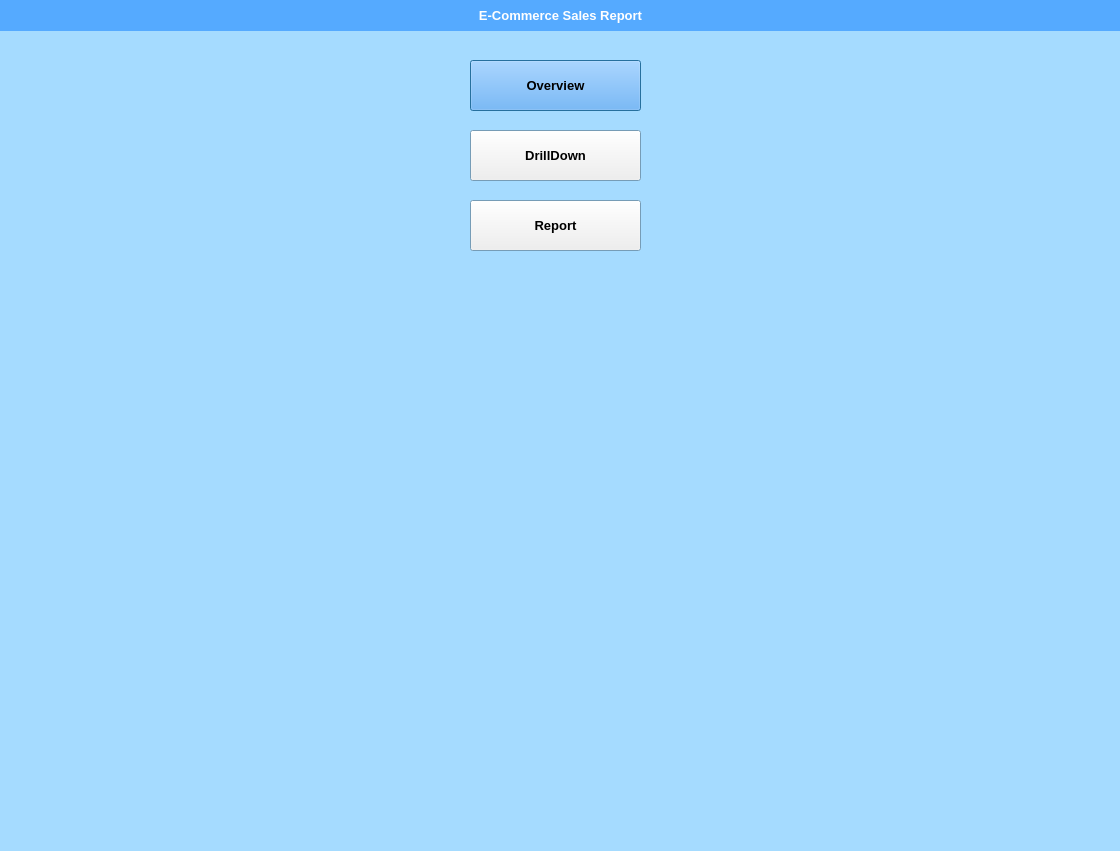
<?xml version="1.0" encoding="UTF-8"?>
<ui version="4.0">
 <class>Dialog</class>
 <widget class="QDialog" name="Dialog">
  <property name="geometry">
   <rect>
    <x>0</x>
    <y>0</y>
    <width>1120</width>
    <height>851</height>
   </rect>
  </property>
  <property name="palette">
   <palette>
    <active>
     <colorrole role="Base">
      <brush brushstyle="SolidPattern">
       <color alpha="255">
        <red>255</red>
        <green>255</green>
        <blue>255</blue>
       </color>
      </brush>
     </colorrole>
     <colorrole role="Window">
      <brush brushstyle="SolidPattern">
       <color alpha="255">
        <red>165</red>
        <green>219</green>
        <blue>255</blue>
       </color>
      </brush>
     </colorrole>
    </active>
    <inactive>
     <colorrole role="Base">
      <brush brushstyle="SolidPattern">
       <color alpha="255">
        <red>255</red>
        <green>255</green>
        <blue>255</blue>
       </color>
      </brush>
     </colorrole>
     <colorrole role="Window">
      <brush brushstyle="SolidPattern">
       <color alpha="255">
        <red>165</red>
        <green>219</green>
        <blue>255</blue>
       </color>
      </brush>
     </colorrole>
    </inactive>
    <disabled>
     <colorrole role="Base">
      <brush brushstyle="SolidPattern">
       <color alpha="255">
        <red>165</red>
        <green>219</green>
        <blue>255</blue>
       </color>
      </brush>
     </colorrole>
     <colorrole role="Window">
      <brush brushstyle="SolidPattern">
       <color alpha="255">
        <red>165</red>
        <green>219</green>
        <blue>255</blue>
       </color>
      </brush>
     </colorrole>
    </disabled>
   </palette>
  </property>
  <property name="windowTitle">
   <string>Dialog</string>
  </property>
  <widget class="QPushButton" name="pushButton">
   <property name="geometry">
    <rect>
     <x>470</x>
     <y>60</y>
     <width>171</width>
     <height>51</height>
    </rect>
   </property>
   <property name="palette">
    <palette>
     <active>
      <colorrole role="Button">
       <brush brushstyle="SolidPattern">
        <color alpha="255">
         <red>99</red>
         <green>219</green>
         <blue>255</blue>
        </color>
       </brush>
      </colorrole>
      <colorrole role="Base">
       <brush brushstyle="SolidPattern">
        <color alpha="255">
         <red>255</red>
         <green>255</green>
         <blue>255</blue>
        </color>
       </brush>
      </colorrole>
      <colorrole role="AlternateBase">
       <brush brushstyle="SolidPattern">
        <color alpha="255">
         <red>85</red>
         <green>170</green>
         <blue>255</blue>
        </color>
       </brush>
      </colorrole>
     </active>
     <inactive>
      <colorrole role="Button">
       <brush brushstyle="SolidPattern">
        <color alpha="255">
         <red>85</red>
         <green>170</green>
         <blue>255</blue>
        </color>
       </brush>
      </colorrole>
      <colorrole role="Base">
       <brush brushstyle="SolidPattern">
        <color alpha="255">
         <red>255</red>
         <green>255</green>
         <blue>255</blue>
        </color>
       </brush>
      </colorrole>
      <colorrole role="AlternateBase">
       <brush brushstyle="SolidPattern">
        <color alpha="255">
         <red>85</red>
         <green>170</green>
         <blue>255</blue>
        </color>
       </brush>
      </colorrole>
     </inactive>
     <disabled>
      <colorrole role="Button">
       <brush brushstyle="SolidPattern">
        <color alpha="255">
         <red>85</red>
         <green>170</green>
         <blue>255</blue>
        </color>
       </brush>
      </colorrole>
      <colorrole role="Base">
       <brush brushstyle="SolidPattern">
        <color alpha="255">
         <red>165</red>
         <green>219</green>
         <blue>255</blue>
        </color>
       </brush>
      </colorrole>
      <colorrole role="AlternateBase">
       <brush brushstyle="SolidPattern">
        <color alpha="255">
         <red>85</red>
         <green>170</green>
         <blue>255</blue>
        </color>
       </brush>
      </colorrole>
     </disabled>
    </palette>
   </property>
   <property name="font">
    <font>
     <family>Segoe UI</family>
     <pointsize>10</pointsize>
     <weight>75</weight>
     <italic>false</italic>
     <bold>true</bold>
    </font>
   </property>
   <property name="autoFillBackground">
    <bool>false</bool>
   </property>
   <property name="text">
    <string>Overview</string>
   </property>
   <property name="default">
    <bool>false</bool>
   </property>
  </widget>
  <widget class="QPushButton" name="pushButton_2">
   <property name="geometry">
    <rect>
     <x>470</x>
     <y>130</y>
     <width>171</width>
     <height>51</height>
    </rect>
   </property>
   <property name="font">
    <font>
     <family>Segoe UI</family>
     <pointsize>10</pointsize>
     <weight>75</weight>
     <bold>true</bold>
    </font>
   </property>
   <property name="text">
    <string>DrillDown</string>
   </property>
  </widget>
  <widget class="QPushButton" name="pushButton_3">
   <property name="geometry">
    <rect>
     <x>470</x>
     <y>200</y>
     <width>171</width>
     <height>51</height>
    </rect>
   </property>
   <property name="font">
    <font>
     <family>Segoe UI</family>
     <pointsize>10</pointsize>
     <weight>75</weight>
     <bold>true</bold>
    </font>
   </property>
   <property name="text">
    <string>Report</string>
   </property>
  </widget>
  <widget class="QLabel" name="label_8">
   <property name="geometry">
    <rect>
     <x>0</x>
     <y>0</y>
     <width>1121</width>
     <height>31</height>
    </rect>
   </property>
   <property name="font">
    <font>
     <pointsize>10</pointsize>
     <weight>75</weight>
     <bold>true</bold>
    </font>
   </property>
   <property name="autoFillBackground">
    <bool>false</bool>
   </property>
   <property name="styleSheet">
    <string notr="true">background-color:  rgb(85, 170, 255)</string>
   </property>
   <property name="text">
    <string>&lt;html&gt;&lt;head/&gt;&lt;body&gt;&lt;p align=&quot;center&quot;&gt;&lt;span style=&quot; color:#ffffff;&quot;&gt;E-Commerce Sales Report&lt;/span&gt;&lt;/p&gt;&lt;/body&gt;&lt;/html&gt;</string>
   </property>
   <property name="textFormat">
    <enum>Qt::RichText</enum>
   </property>
   <property name="alignment">
    <set>Qt::AlignCenter</set>
   </property>
  </widget>
 </widget>
 <resources/>
 <connections/>
</ui>
